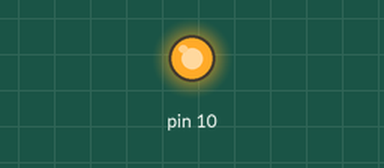
Recording of a sketch running on a simulated Arduino Uno, built with avr-gcc and run on an emulated ATmega328P. Parts: output pins drawn as LEDs (lit = HIGH).

Above: at 1.55 s.
At 16.5 s:
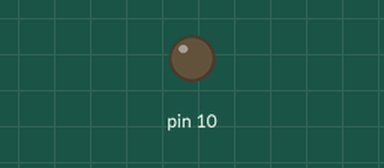
Timing chart, 0 to 17.2 s (numbered marks = the images above):
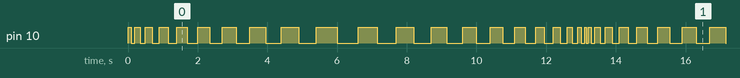

Measured:
- by itself, pin 10: moves between LOW and HIGH, repeating every 13.2 s
- by itself, everything shown: repeats every 13.2 s, in 42 steps

The sketch:

_0605inoue.ino
```cpp
int tm=100;
int dir=0;

void setup() {
  // put your setup code here, to run once:
  pinMode(10,OUTPUT);

}

void loop() {
  // put your main code here, to run repeatedly:
  digitalWrite(10,HIGH);
  delay(tm);
  digitalWrite(10,LOW);
  delay(tm);

  if(dir==0){
    tm+=50;

    if(tm>500){
      tm+=50;
      dir=1;
    }
  }
  else{
    tm-=50;

    if(tm<100){
      dir=0;
    }
  }
}
```
